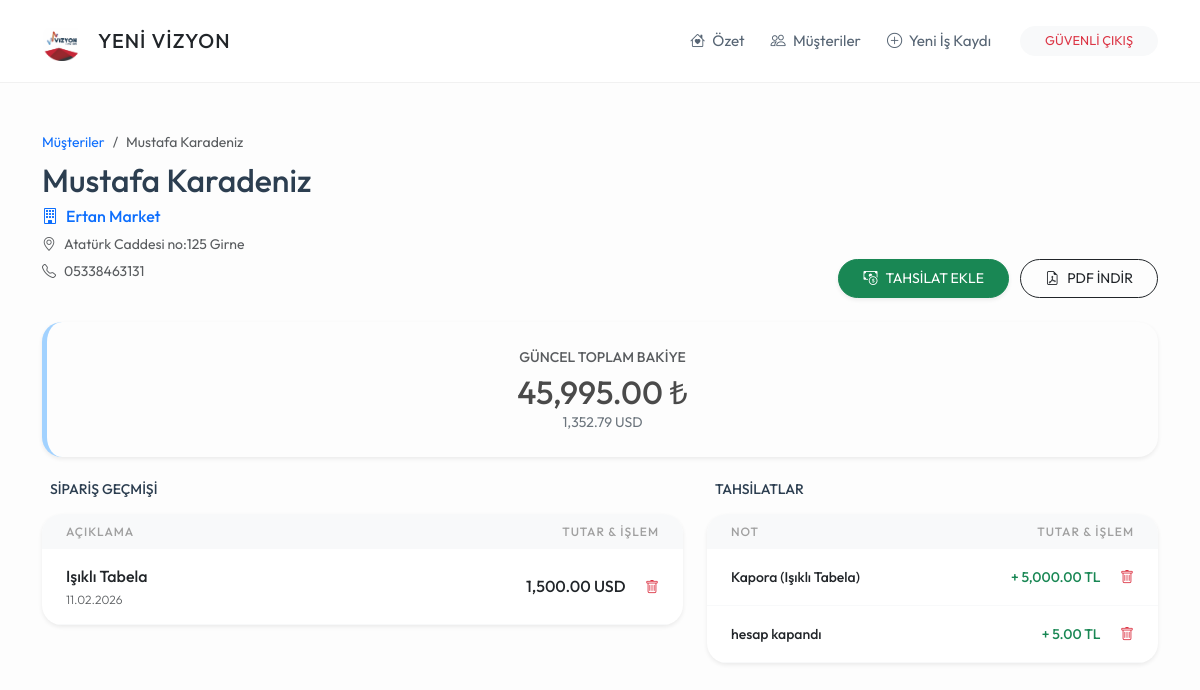
The app's page /musteri/1 (signed in), older data.
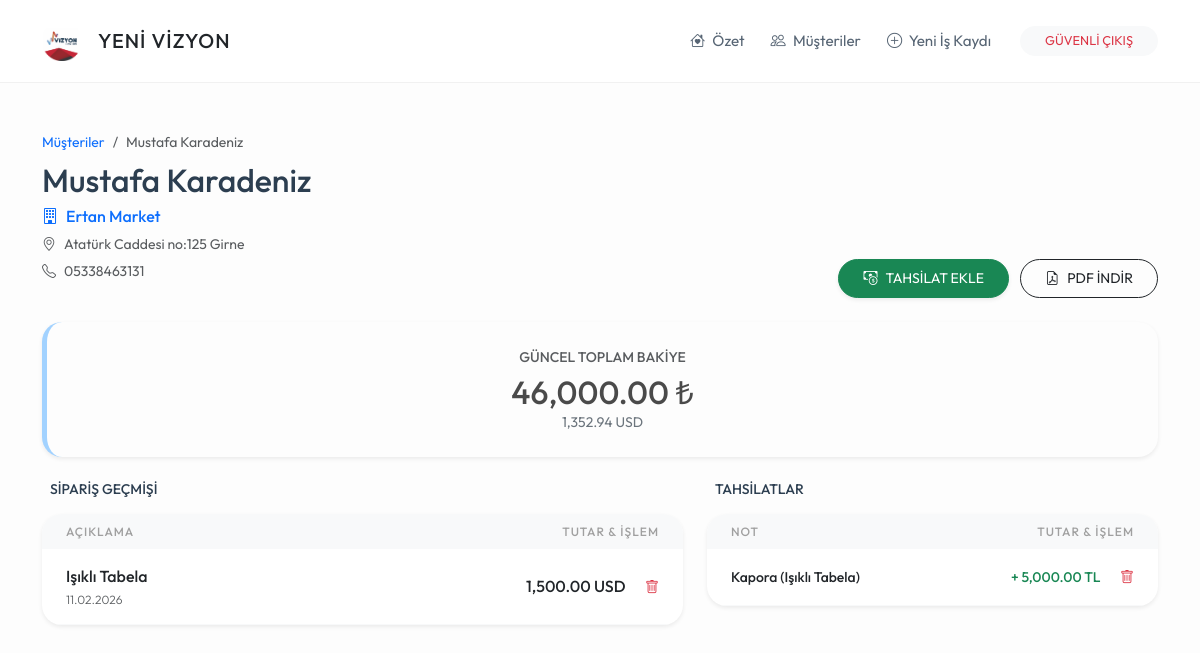
The same page, newer data.
### app.py (models this page shows)
class Musteri(db.Model):
    id = db.Column(db.Integer, primary_key=True)
    ad_soyad = db.Column(db.String(100), nullable=False)
    telefon = db.Column(db.String(20))
    isyeri_adi = db.Column(db.String(200))
    isyeri_adresi = db.Column(db.Text)
    isler = db.relationship('IsKaydi', backref='sahibi', lazy=True)
    odemeler = db.relationship('Odeme', backref='musteri', lazy=True)

class IsKaydi(db.Model):
    id = db.Column(db.Integer, primary_key=True)
    is_tanimi = db.Column(db.String(200), nullable=False)
    toplam_bedel = db.Column(db.Float, nullable=False, default=0.0)
    para_birimi = db.Column(db.String(5), default='TL')
    teslim_tarihi = db.Column(db.String(20))
    kayit_tarihi = db.Column(db.DateTime, default=datetime.now)
    musteri_id = db.Column(db.Integer, db.ForeignKey('musteri.id'), nullable=False)

class Odeme(db.Model):
    id = db.Column(db.Integer, primary_key=True)
    tutar = db.Column(db.Float, nullable=False)
    birim = db.Column(db.String(5), default='TL')
    aciklama = db.Column(db.String(200))
    kur_degeri = db.Column(db.Float, default=1.0)
    odeme_tarihi = db.Column(db.DateTime, default=datetime.now)
    musteri_id = db.Column(db.Integer, db.ForeignKey('musteri.id'), nullable=False)

### app.py (the view)
@app.route('/musteri/<int:id>')
def musteri_detay(id):
    if 'logged_in' not in session: return redirect(url_for('index'))
    musteri = Musteri.query.get_or_404(id)
    toplam_borc_tl = 0
    toplam_odenen_tl = 0
    for i in musteri.isler:
        toplam_borc_tl += (i.toplam_bedel * GUNCEL_KURLAR.get(i.para_birimi, 1.0))
    for o in musteri.odemeler:
        toplam_odenen_tl += (o.tutar * o.kur_degeri)
    net_tl = round(toplam_borc_tl - toplam_odenen_tl, 2)
    net_usd = round(net_tl / GUNCEL_KURLAR.get('USD', 1.0), 2)
    return render_template('musteri_detay.html',
                           musteri=musteri,
                           toplam_tl=net_tl,
                           toplam_usd=net_usd,
                           kurlar=GUNCEL_KURLAR)

### templates/musteri_detay.html (shortened to what this page needs)
{% extends "base.html" %}
{% block content %}
<div class="row g-4 mb-4">
    <div class="col-md-7">
        <nav aria-label="breadcrumb">
            <ol class="breadcrumb mb-2">
                <li class="breadcrumb-item small"><a href="/musteriler" class="text-decoration-none">Müşteriler</a></li>
                <li class="breadcrumb-item small active">{{ musteri.ad_soyad }}</li>
            </ol>
        </nav>
        <h2 class="mb-1 fw-bold">{{ musteri.ad_soyad }}</h2>
        {% if musteri.isyeri_adi %}
        <p class="text-primary fw-medium mb-1"><i class="bi bi-building me-2"></i>{{ musteri.isyeri_adi }}</p>
        {% endif %}
        {% if musteri.isyeri_adresi %}
        <p class="text-muted small mb-0"><i class="bi bi-geo-alt me-2"></i>{{ musteri.isyeri_adresi }}</p>
        {% endif %}
        <p class="text-muted small mt-1"><i class="bi bi-telephone me-2"></i>{{ musteri.telefon or '-' }}</p>
    </div>
    <div class="col-md-5 text-md-end align-self-end mt-3 mt-md-0">
        <button class="btn btn-success btn-sm rounded-pill px-4 py-2 me-2 shadow-sm" data-bs-toggle="modal" data-bs-target="#odemeEkleModal">
            <i class="bi bi-cash-coin me-2"></i>TAHSİLAT EKLE
        </button>
        <a href="/pdf_indir/{{ musteri.id }}" class="btn btn-outline-dark btn-sm rounded-pill px-4 py-2">
            <i class="bi bi-file-earmark-pdf me-2"></i>PDF İNDİR
        </a>
    </div>
</div>
<div class="row g-4">
    <div class="col-12">
        <div class="card card-custom text-center border-0 shadow-sm" style="background: #fdfdfd; border-left: 5px solid #a2d2ff !important;">
            <div class="text-uppercase small fw-medium text-muted mb-1">GÜNCEL TOPLAM BAKİYE</div>
            <div class="h2 mb-0" style="color: #4a4a4a;">{{ "{:,.2f}".format(toplam_tl) }} ₺</div>
            <div class="small text-secondary">{{ "{:,.2f}".format(toplam_usd) }} USD</div>
        </div>
    </div>
    <div class="col-lg-7">
        <div class="d-flex justify-content-between align-items-center mb-3 px-2">
            <h5 class="mb-0 small fw-bold text-uppercase">Sipariş Geçmişi</h5>
        </div>
        <div class="card card-custom p-0 overflow-hidden border-0 shadow-sm">
            <table class="table table-hover align-middle mb-0">
                <thead>
                    <tr class="bg-light">
                        <th class="ps-4">Açıklama</th>
                        <th class="text-end pe-4">Tutar & İşlem</th>
                    </tr>
                </thead>
                <tbody>
                    {% for is in musteri.isler %}
                    <tr>
                        <td class="ps-4">
                            <div class="fw-medium text-dark">{{ is.is_tanimi }}</div>
                            <div style="font-size: 0.75rem;" class="text-muted">{{ is.kayit_tarihi.strftime('%d.%m.%Y') }}</div>
                        </td>
                        <td class="text-end pe-4">
                            <span class="fw-medium me-3">{{ "{:,.2f}".format(is.toplam_bedel) }} {{ is.para_birimi }}</span>
                            <a href="/is_sil/{{ is.id }}" onclick="return confirm('Bu iş kaydını silmek istediğinize emin misiniz? Bakiyeden düşülecektir.');" class="text-danger small"><i class="bi bi-trash"></i></a>
                        </td>
                    </tr>
                    {% endfor %}
                </tbody>
            </table>
        </div>
    </div>
    <div class="col-lg-5">
        <div class="d-flex justify-content-between align-items-center mb-3 px-2">
            <h5 class="mb-0 small fw-bold text-uppercase">Tahsilatlar</h5>
        </div>
        <div class="card card-custom p-0 overflow-hidden border-0 shadow-sm">
            <table class="table table-hover align-middle mb-0">
                <thead>
                    <tr class="bg-light">
                        <th class="ps-4">Not</th>
                        <th class="text-end pe-4">Tutar & İşlem</th>
                    </tr>
                </thead>
                <tbody>
                    {% for o in musteri.odemeler %}
                    <tr>
                        <td class="ps-4">
                            <div class="fw-medium text-dark small">{{ o.aciklama }}</div>
                        </td>
                        <td class="text-end pe-4">
                            <span class="text-success small fw-medium me-3">+ {{ "{:,.2f}".format(o.tutar) }} {{ o.birim }}</span>
                            <a href="/odeme_sil/{{ o.id }}" onclick="return confirm('Bu tahsilat kaydını silmek istediğinize emin misiniz? Bakiye artacaktır.');" class="text-danger small"><i class="bi bi-trash"></i></a>
                        </td>
                    </tr>
                    {% endfor %}
                </tbody>
            </table>
        </div>
    </div>
</div>
{% endblock %}

### templates/base.html (shortened to what this page needs)
<!DOCTYPE html>
<html lang="tr">
<head>
    <link href="https://cdn.jsdelivr.net/npm/bootstrap@5.3.0/dist/css/bootstrap.min.css" rel="stylesheet">
    <link rel="stylesheet" href="https://cdn.jsdelivr.net/npm/bootstrap-icons@1.11.0/font/bootstrap-icons.css">
</head>
<body>
<nav class="navbar navbar-expand-lg navbar-yvr sticky-top">
    <div class="container">
        <a class="navbar-brand d-flex align-items-center" href="/">
            <img src="/static/logo.png" alt="YVR Logo" onerror="this.src='https://via.placeholder.com/40x40?text=YVR'">
            <span class="ms-3 fw-bold text-dark" style="letter-spacing: 1px;">YENİ VİZYON</span>
        </a>
        <div class="collapse navbar-collapse" id="navbarNav">
            <ul class="navbar-nav ms-auto align-items-center">
                <li class="nav-item"><a class="nav-link" href="/"><i class="bi bi-house-heart me-1"></i> Özet</a></li>
                <li class="nav-item"><a class="nav-link" href="/musteriler"><i class="bi bi-people me-1"></i> Müşteriler</a></li>
                <li class="nav-item"><a class="nav-link" href="/is_ekle"><i class="bi bi-plus-circle me-1"></i> Yeni İş Kaydı</a></li>
                <li class="nav-item ms-lg-3"><a class="btn btn-light btn-sm px-4 rounded-pill text-danger" href="/logout" style="font-size: 0.8rem;">GÜVENLİ ÇIKIŞ</a></li>
            </ul>
        </div>
    </div>
</nav>
<div class="container py-5">
    {% block content %}{% endblock %}
</div>
</body>
</html>

### templates/base.html (style rules this page uses)
:root { --yvr-bg: #fdfdfd; --yvr-card-bg: #ffffff; --yvr-primary: #a2d2ff; --yvr-secondary: #bde0fe; --yvr-accent: #ffafcc; --yvr-text: #576574; --yvr-text-dark: #2c3e50; }
body { background-color: var(--yvr-bg); font-family: 'Outfit', sans-serif; color: var(--yvr-text); font-weight: 400; line-height: 1.6; }
h1, h2, h3, h4, h5, .fw-bold { font-weight: 500 !important; color: var(--yvr-text-dark); }
.navbar-yvr { background-color: white; border-bottom: 1px solid #f1f1f1; padding: 1rem 0; }
.navbar-brand img { height: 40px; width: auto; filter: grayscale(20%); }
.nav-link { color: var(--yvr-text) !important; font-size: 0.95rem; margin: 0 5px; transition: all 0.3s; }
.card-custom { background: var(--yvr-card-bg); border-radius: 20px; border: none; box-shadow: 0 10px 30px rgba(0,0,0,0.02); padding: 1.5rem; }
.table { --bs-table-bg: transparent; }
.table thead th { font-weight: 500; text-transform: uppercase; font-size: 0.75rem; letter-spacing: 1px; color: #a0a0a0; border: none; }
.table td { border-bottom: 1px solid #f8f9fa; padding: 15px 10px; font-weight: 300; }

Row changes from the older to the newer data that the page shows:
removed Odeme: aciklama "hesap kapandı", tutar "5.00", birim "TL"
Text that changed along with them:
{{ "{:,.2f}".format(toplam_tl) }}: "45,995.00" → "46,000.00"
{{ "{:,.2f}".format(toplam_usd) }}: "1,352.79" → "1,352.94"
